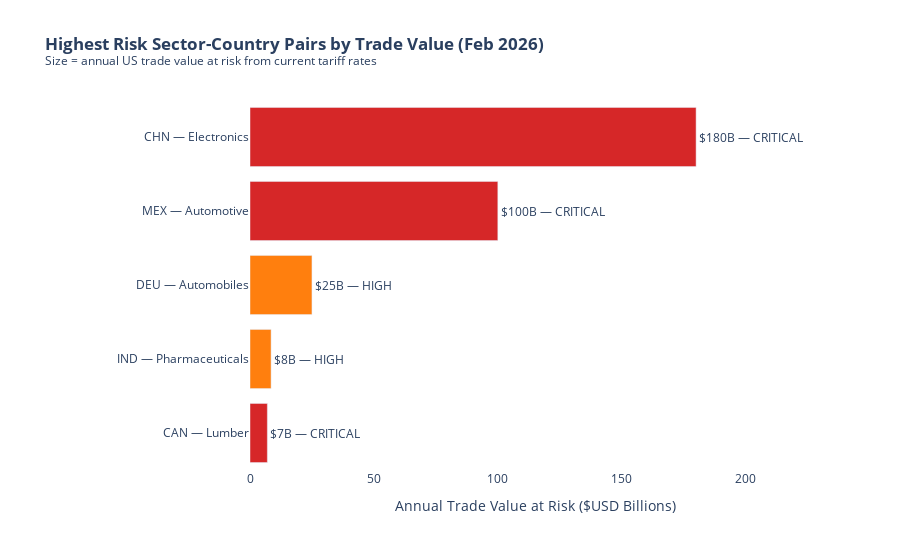

Here is the notebook cell this chart was saved with:
### Code cell
high_risk = sectors[sectors['exposure_level'].isin(['CRITICAL', 'HIGH'])].copy()
high_risk['trade_value_bn'] = high_risk['us_export_value_usd'] / 1e9

possible_names = ['country_name', 'Country', 'country', 'Economy']
actual_name_col = next((name for name in possible_names if name in tariff_master.columns), None)

if actual_name_col:
    high_risk = high_risk.merge(tariff_master[['country_code', actual_name_col]], on='country_code')
    high_risk['label'] = high_risk[actual_name_col] + ' — ' + high_risk['sector']
else:
    high_risk['label'] = high_risk['country_code'] + ' — ' + high_risk['sector']

if 'notes' not in high_risk.columns:
    high_risk['notes'] = ""

high_risk = high_risk.sort_values('trade_value_bn', ascending=True)
color_map = {'CRITICAL': '#d62728', 'HIGH': '#ff7f0e'}

fig2 = go.Figure(go.Bar(
    x=high_risk['trade_value_bn'],
    y=high_risk['label'],
    orientation='h',
    marker_color=[color_map[e] for e in high_risk['exposure_level']],
    text=[f"${v:.0f}B — {e}" 
          for v, e in zip(high_risk['trade_value_bn'], 
                         high_risk['exposure_level'])],
    textposition='outside',
    hovertext=high_risk['notes'],
    hovertemplate='<b>%{y}</b><br>Trade Value: $%{x:.0f}B<br>%{hovertext}<extra></extra>'
))

fig2.update_layout(
    title='<b>Highest Risk Sector-Country Pairs by Trade Value (Feb 2026)</b><br>'
          '<sup>Size = annual US trade value at risk from current tariff rates</sup>',
    xaxis_title='Annual Trade Value at Risk ($USD Billions)',
    yaxis_title='',
    height=550,
    plot_bgcolor='white',
    margin=dict(l=250),
    xaxis=dict(range=[0, 230])
)

fig2.show()
fig2.write_html('../reports/viz6_sector_exposure_ranking.html')

print("✅ Sector analysis charts saved")

### Figure 1 — Plotly figure (JSON) as saved in the notebook; plotly's stock layout.template omitted (floating-point values rounded to 4 significant figures)
{"data": [{"hovertemplate": "<b>%{y}</b><br>Trade Value: $%{x:.0f}B<br>%{hovertext}<extra></extra>", "hovertext": ["", "", "", "", ""], "marker": {"color": ["#d62728", "#ff7f0e", "#ff7f0e", "#d62728", "#d62728"]}, "orientation": "h", "text": ["$7B — CRITICAL", "$8B — HIGH", "$25B — HIGH", "$100B — CRITICAL", "$180B — CRITICAL"], "textposition": "outside", "type": "bar", "x": [7.0, 8.5, 25.0, 100.0, 180.0], "y": ["CAN — Lumber", "IND — Pharmaceuticals", "DEU — Automobiles", "MEX — Automotive", "CHN — Electronics"]}], "layout": {"height": 550, "margin": {"l": 250}, "plot_bgcolor": "white", "title": {"text": "<b>Highest Risk Sector-Country Pairs by Trade Value (Feb 2026)</b><br><sup>Size = annual US trade value at risk from current tariff rates</sup>"}, "xaxis": {"range": [0, 230], "title": {"text": "Annual Trade Value at Risk ($USD Billions)"}}, "yaxis": {"title": {"text": ""}}}}
